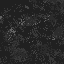

A level layout from a 2D game, rendered from its tile map. Below: a short description, then the map file with its tile-grid data intact:
An orthogonal 1x1 tile map with 64x64 px tiles, 1 tile layer (Tile Layer 1).

<map version="1.0" tiledversion="1.1.2" orientation="orthogonal" renderorder="right-down" width="1" height="1" tilewidth="64" tileheight="64" infinite="0" nextobjectid="1">
 <tileset firstgid="1" source="Road.tsx" />
 <layer name="Tile Layer 1" width="1" height="1">
  <data encoding="csv">
3
</data>
 </layer>
</map>
